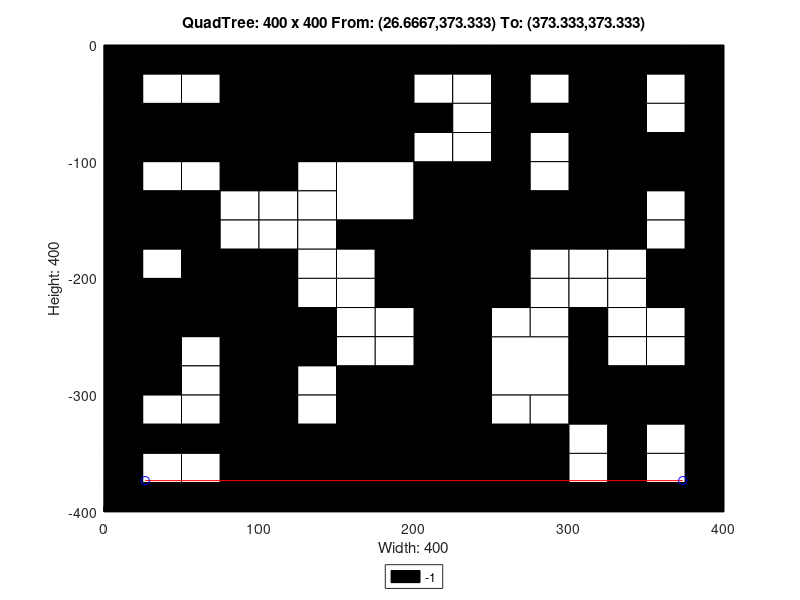

Source code (MATLAB):
axis([0 400 -400 0]);
title('QuadTree: 400 x 400 From: (26.6667,373.333) To: (373.333,373.333)');
xlabel('Width: 400');
ylabel('Height: 400');
rectangle('Position',[100 -100 100 100], 'FaceColor',[0 0 0]);
rectangle('Position',[0 -100 50 50], 'FaceColor',[0 0 0]);
rectangle('Position',[50 -100 50 50], 'FaceColor',[0 0 0]);
rectangle('Position',[150 -150 50 50], 'FaceColor',[1 1 1]);
rectangle('Position',[300 -50 50 50], 'FaceColor',[0 0 0]);
rectangle('Position',[300 -100 50 50], 'FaceColor',[0 0 0]);
rectangle('Position',[200 -150 50 50], 'FaceColor',[0 0 0]);
rectangle('Position',[200 -200 50 50], 'FaceColor',[0 0 0]);
rectangle('Position',[300 -150 50 50], 'FaceColor',[0 0 0]);
rectangle('Position',[0 -250 50 50], 'FaceColor',[0 0 0]);
rectangle('Position',[50 -250 50 50], 'FaceColor',[0 0 0]);
rectangle('Position',[0 -300 50 50], 'FaceColor',[0 0 0]);
rectangle('Position',[150 -350 50 50], 'FaceColor',[0 0 0]);
rectangle('Position',[100 -400 50 50], 'FaceColor',[0 0 0]);
rectangle('Position',[150 -400 50 50], 'FaceColor',[0 0 0]);
rectangle('Position',[200 -250 50 50], 'FaceColor',[0 0 0]);
rectangle('Position',[200 -300 50 50], 'FaceColor',[0 0 0]);
rectangle('Position',[250 -300 50 50], 'FaceColor',[1 1 1]);
rectangle('Position',[200 -350 50 50], 'FaceColor',[0 0 0]);
rectangle('Position',[200 -400 50 50], 'FaceColor',[0 0 0]);
rectangle('Position',[250 -400 50 50], 'FaceColor',[0 0 0]);
rectangle('Position',[0 -25 25 25], 'FaceColor',[0 0 0]);
rectangle('Position',[25 -25 25 25], 'FaceColor',[0 0 0]);
rectangle('Position',[0 -50 25 25], 'FaceColor',[0 0 0]);
rectangle('Position',[25 -50 25 25], 'FaceColor',[1 1 1]);
rectangle('Position',[50 -25 25 25], 'FaceColor',[0 0 0]);
rectangle('Position',[75 -25 25 25], 'FaceColor',[0 0 0]);
rectangle('Position',[50 -50 25 25], 'FaceColor',[1 1 1]);
rectangle('Position',[75 -50 25 25], 'FaceColor',[0 0 0]);
rectangle('Position',[0 -125 25 25], 'FaceColor',[0 0 0]);
rectangle('Position',[25 -125 25 25], 'FaceColor',[1 1 1]);
rectangle('Position',[0 -150 25 25], 'FaceColor',[0 0 0]);
rectangle('Position',[25 -150 25 25], 'FaceColor',[0 0 0]);
rectangle('Position',[50 -125 25 25], 'FaceColor',[1 1 1]);
rectangle('Position',[75 -125 25 25], 'FaceColor',[0 0 0]);
rectangle('Position',[50 -150 25 25], 'FaceColor',[0 0 0]);
rectangle('Position',[75 -150 25 25], 'FaceColor',[1 1 1]);
rectangle('Position',[0 -175 25 25], 'FaceColor',[0 0 0]);
rectangle('Position',[25 -175 25 25], 'FaceColor',[0 0 0]);
rectangle('Position',[0 -200 25 25], 'FaceColor',[0 0 0]);
rectangle('Position',[25 -200 25 25], 'FaceColor',[1 1 1]);
rectangle('Position',[50 -175 25 25], 'FaceColor',[0 0 0]);
rectangle('Position',[75 -175 25 25], 'FaceColor',[1 1 1]);
rectangle('Position',[50 -200 25 25], 'FaceColor',[0 0 0]);
rectangle('Position',[75 -200 25 25], 'FaceColor',[0 0 0]);
rectangle('Position',[100 -125 25 25], 'FaceColor',[0 0 0]);
rectangle('Position',[125 -125 25 25], 'FaceColor',[1 1 1]);
rectangle('Position',[100 -150 25 25], 'FaceColor',[1 1 1]);
rectangle('Position',[125 -150 25 25], 'FaceColor',[1 1 1]);
rectangle('Position',[100 -175 25 25], 'FaceColor',[1 1 1]);
rectangle('Position',[125 -175 25 25], 'FaceColor',[1 1 1]);
rectangle('Position',[100 -200 25 25], 'FaceColor',[0 0 0]);
rectangle('Position',[125 -200 25 25], 'FaceColor',[1 1 1]);
rectangle('Position',[150 -175 25 25], 'FaceColor',[0 0 0]);
rectangle('Position',[175 -175 25 25], 'FaceColor',[0 0 0]);
rectangle('Position',[150 -200 25 25], 'FaceColor',[1 1 1]);
rectangle('Position',[175 -200 25 25], 'FaceColor',[0 0 0]);
rectangle('Position',[200 -25 25 25], 'FaceColor',[0 0 0]);
rectangle('Position',[225 -25 25 25], 'FaceColor',[0 0 0]);
rectangle('Position',[200 -50 25 25], 'FaceColor',[1 1 1]);
rectangle('Position',[225 -50 25 25], 'FaceColor',[1 1 1]);
rectangle('Position',[250 -25 25 25], 'FaceColor',[0 0 0]);
rectangle('Position',[275 -25 25 25], 'FaceColor',[0 0 0]);
rectangle('Position',[250 -50 25 25], 'FaceColor',[0 0 0]);
rectangle('Position',[275 -50 25 25], 'FaceColor',[1 1 1]);
rectangle('Position',[200 -75 25 25], 'FaceColor',[0 0 0]);
rectangle('Position',[225 -75 25 25], 'FaceColor',[1 1 1]);
rectangle('Position',[200 -100 25 25], 'FaceColor',[1 1 1]);
rectangle('Position',[225 -100 25 25], 'FaceColor',[1 1 1]);
rectangle('Position',[250 -75 25 25], 'FaceColor',[0 0 0]);
rectangle('Position',[275 -75 25 25], 'FaceColor',[0 0 0]);
rectangle('Position',[250 -100 25 25], 'FaceColor',[0 0 0]);
rectangle('Position',[275 -100 25 25], 'FaceColor',[1 1 1]);
rectangle('Position',[350 -25 25 25], 'FaceColor',[0 0 0]);
rectangle('Position',[375 -25 25 25], 'FaceColor',[0 0 0]);
rectangle('Position',[350 -50 25 25], 'FaceColor',[1 1 1]);
rectangle('Position',[375 -50 25 25], 'FaceColor',[0 0 0]);
rectangle('Position',[350 -75 25 25], 'FaceColor',[1 1 1]);
rectangle('Position',[375 -75 25 25], 'FaceColor',[0 0 0]);
rectangle('Position',[350 -100 25 25], 'FaceColor',[0 0 0]);
rectangle('Position',[375 -100 25 25], 'FaceColor',[0 0 0]);
rectangle('Position',[250 -125 25 25], 'FaceColor',[0 0 0]);
rectangle('Position',[275 -125 25 25], 'FaceColor',[1 1 1]);
rectangle('Position',[250 -150 25 25], 'FaceColor',[0 0 0]);
rectangle('Position',[275 -150 25 25], 'FaceColor',[0 0 0]);
rectangle('Position',[250 -175 25 25], 'FaceColor',[0 0 0]);
rectangle('Position',[275 -175 25 25], 'FaceColor',[0 0 0]);
rectangle('Position',[250 -200 25 25], 'FaceColor',[0 0 0]);
rectangle('Position',[275 -200 25 25], 'FaceColor',[1 1 1]);
rectangle('Position',[350 -125 25 25], 'FaceColor',[0 0 0]);
rectangle('Position',[375 -125 25 25], 'FaceColor',[0 0 0]);
rectangle('Position',[350 -150 25 25], 'FaceColor',[1 1 1]);
rectangle('Position',[375 -150 25 25], 'FaceColor',[0 0 0]);
rectangle('Position',[300 -175 25 25], 'FaceColor',[0 0 0]);
rectangle('Position',[325 -175 25 25], 'FaceColor',[0 0 0]);
rectangle('Position',[300 -200 25 25], 'FaceColor',[1 1 1]);
rectangle('Position',[325 -200 25 25], 'FaceColor',[1 1 1]);
rectangle('Position',[350 -175 25 25], 'FaceColor',[1 1 1]);
rectangle('Position',[375 -175 25 25], 'FaceColor',[0 0 0]);
rectangle('Position',[350 -200 25 25], 'FaceColor',[0 0 0]);
rectangle('Position',[375 -200 25 25], 'FaceColor',[0 0 0]);
rectangle('Position',[50 -275 25 25], 'FaceColor',[1 1 1]);
rectangle('Position',[75 -275 25 25], 'FaceColor',[0 0 0]);
rectangle('Position',[50 -300 25 25], 'FaceColor',[1 1 1]);
rectangle('Position',[75 -300 25 25], 'FaceColor',[0 0 0]);
rectangle('Position',[100 -225 25 25], 'FaceColor',[0 0 0]);
rectangle('Position',[125 -225 25 25], 'FaceColor',[1 1 1]);
rectangle('Position',[100 -250 25 25], 'FaceColor',[0 0 0]);
rectangle('Position',[125 -250 25 25], 'FaceColor',[0 0 0]);
rectangle('Position',[150 -225 25 25], 'FaceColor',[1 1 1]);
rectangle('Position',[175 -225 25 25], 'FaceColor',[0 0 0]);
rectangle('Position',[150 -250 25 25], 'FaceColor',[1 1 1]);
rectangle('Position',[175 -250 25 25], 'FaceColor',[1 1 1]);
rectangle('Position',[100 -275 25 25], 'FaceColor',[0 0 0]);
rectangle('Position',[125 -275 25 25], 'FaceColor',[0 0 0]);
rectangle('Position',[100 -300 25 25], 'FaceColor',[0 0 0]);
rectangle('Position',[125 -300 25 25], 'FaceColor',[1 1 1]);
rectangle('Position',[150 -275 25 25], 'FaceColor',[1 1 1]);
rectangle('Position',[175 -275 25 25], 'FaceColor',[1 1 1]);
rectangle('Position',[150 -300 25 25], 'FaceColor',[0 0 0]);
rectangle('Position',[175 -300 25 25], 'FaceColor',[0 0 0]);
rectangle('Position',[0 -325 25 25], 'FaceColor',[0 0 0]);
rectangle('Position',[25 -325 25 25], 'FaceColor',[1 1 1]);
rectangle('Position',[0 -350 25 25], 'FaceColor',[0 0 0]);
rectangle('Position',[25 -350 25 25], 'FaceColor',[0 0 0]);
rectangle('Position',[50 -325 25 25], 'FaceColor',[1 1 1]);
rectangle('Position',[75 -325 25 25], 'FaceColor',[0 0 0]);
rectangle('Position',[50 -350 25 25], 'FaceColor',[0 0 0]);
rectangle('Position',[75 -350 25 25], 'FaceColor',[0 0 0]);
rectangle('Position',[0 -375 25 25], 'FaceColor',[0 0 0]);
rectangle('Position',[25 -375 25 25], 'FaceColor',[1 1 1]);
rectangle('Position',[0 -400 25 25], 'FaceColor',[0 0 0]);
rectangle('Position',[25 -400 25 25], 'FaceColor',[0 0 0]);
rectangle('Position',[50 -375 25 25], 'FaceColor',[1 1 1]);
rectangle('Position',[75 -375 25 25], 'FaceColor',[0 0 0]);
rectangle('Position',[50 -400 25 25], 'FaceColor',[0 0 0]);
rectangle('Position',[75 -400 25 25], 'FaceColor',[0 0 0]);
rectangle('Position',[100 -325 25 25], 'FaceColor',[0 0 0]);
rectangle('Position',[125 -325 25 25], 'FaceColor',[1 1 1]);
rectangle('Position',[100 -350 25 25], 'FaceColor',[0 0 0]);
rectangle('Position',[125 -350 25 25], 'FaceColor',[0 0 0]);
rectangle('Position',[250 -225 25 25], 'FaceColor',[0 0 0]);
rectangle('Position',[275 -225 25 25], 'FaceColor',[1 1 1]);
rectangle('Position',[250 -250 25 25], 'FaceColor',[1 1 1]);
rectangle('Position',[275 -250 25 25], 'FaceColor',[1 1 1]);
rectangle('Position',[300 -225 25 25], 'FaceColor',[1 1 1]);
rectangle('Position',[325 -225 25 25], 'FaceColor',[1 1 1]);
rectangle('Position',[300 -250 25 25], 'FaceColor',[0 0 0]);
rectangle('Position',[325 -250 25 25], 'FaceColor',[1 1 1]);
rectangle('Position',[350 -225 25 25], 'FaceColor',[0 0 0]);
rectangle('Position',[375 -225 25 25], 'FaceColor',[0 0 0]);
rectangle('Position',[350 -250 25 25], 'FaceColor',[1 1 1]);
rectangle('Position',[375 -250 25 25], 'FaceColor',[0 0 0]);
rectangle('Position',[300 -275 25 25], 'FaceColor',[0 0 0]);
rectangle('Position',[325 -275 25 25], 'FaceColor',[1 1 1]);
rectangle('Position',[300 -300 25 25], 'FaceColor',[0 0 0]);
rectangle('Position',[325 -300 25 25], 'FaceColor',[0 0 0]);
rectangle('Position',[350 -275 25 25], 'FaceColor',[1 1 1]);
rectangle('Position',[375 -275 25 25], 'FaceColor',[0 0 0]);
rectangle('Position',[350 -300 25 25], 'FaceColor',[0 0 0]);
rectangle('Position',[375 -300 25 25], 'FaceColor',[0 0 0]);
rectangle('Position',[250 -325 25 25], 'FaceColor',[1 1 1]);
rectangle('Position',[275 -325 25 25], 'FaceColor',[1 1 1]);
rectangle('Position',[250 -350 25 25], 'FaceColor',[0 0 0]);
rectangle('Position',[275 -350 25 25], 'FaceColor',[0 0 0]);
rectangle('Position',[300 -325 25 25], 'FaceColor',[0 0 0]);
rectangle('Position',[325 -325 25 25], 'FaceColor',[0 0 0]);
rectangle('Position',[300 -350 25 25], 'FaceColor',[1 1 1]);
rectangle('Position',[325 -350 25 25], 'FaceColor',[0 0 0]);
rectangle('Position',[350 -325 25 25], 'FaceColor',[0 0 0]);
rectangle('Position',[375 -325 25 25], 'FaceColor',[0 0 0]);
rectangle('Position',[350 -350 25 25], 'FaceColor',[1 1 1]);
rectangle('Position',[375 -350 25 25], 'FaceColor',[0 0 0]);
rectangle('Position',[300 -375 25 25], 'FaceColor',[1 1 1]);
rectangle('Position',[325 -375 25 25], 'FaceColor',[0 0 0]);
rectangle('Position',[300 -400 25 25], 'FaceColor',[0 0 0]);
rectangle('Position',[325 -400 25 25], 'FaceColor',[0 0 0]);
rectangle('Position',[350 -375 25 25], 'FaceColor',[1 1 1]);
rectangle('Position',[375 -375 25 25], 'FaceColor',[0 0 0]);
rectangle('Position',[350 -400 25 25], 'FaceColor',[0 0 0]);
rectangle('Position',[375 -400 25 25], 'FaceColor',[0 0 0]);
X=[373.333,26.6667];
Y=[-373.333,-373.333];
hold on;
plot(X,Y,'r');
plot(X,Y,'bo');
legend('-1','Location','southoutside');
